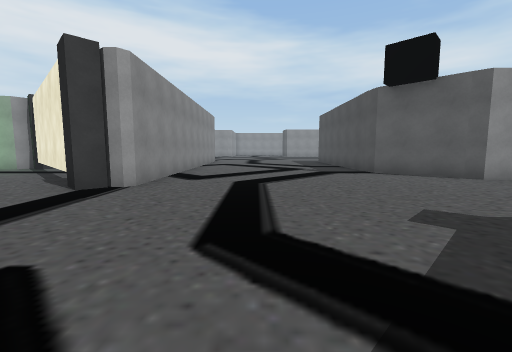
view 1 (above)

13 first-person views from a walk through a Unity game level. The camera is 1.4 m above the floor, tilts 6° down and sees 90° across. The floor is counted in squares, 2 m on a side. Each view is taken from the middle of a square. On the plan, view 1 faces up. The plan holds only what a view shows up to about 9 squares ahead; the rest is blank. The place goes on beyond the plan. Some surface patterns are stand-ins.

view 2
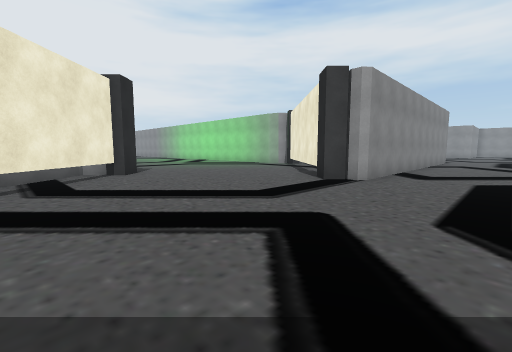

view 3
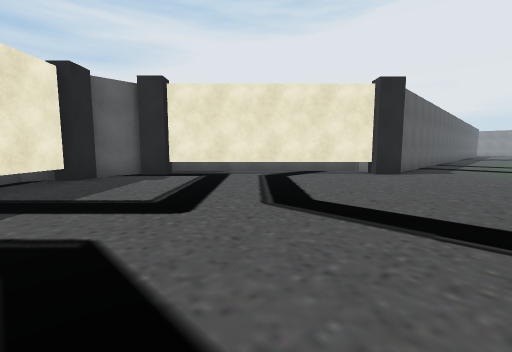

view 4
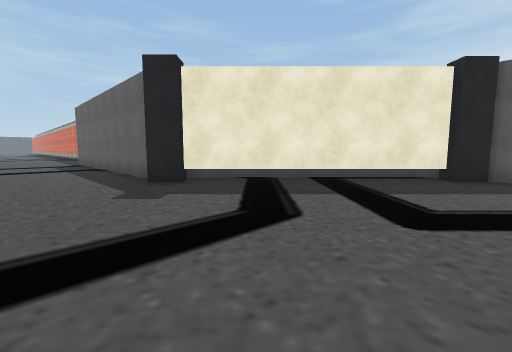

view 5
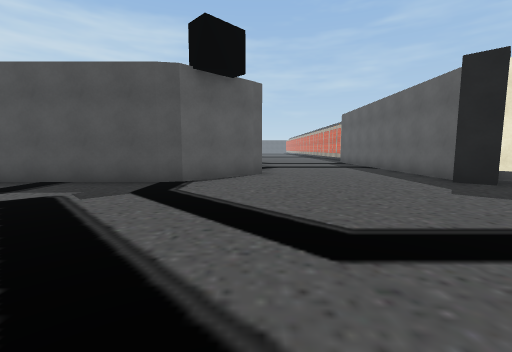

view 6
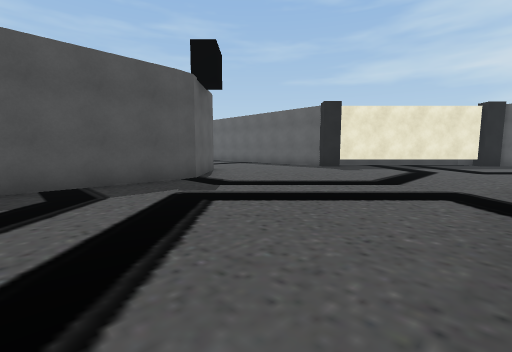

view 7
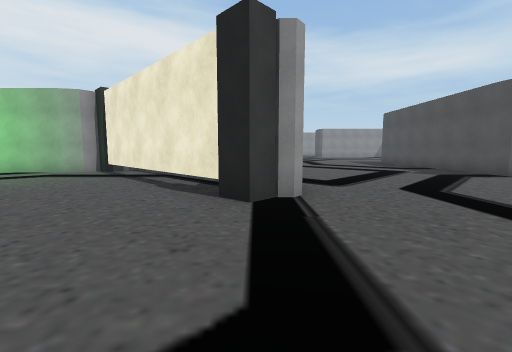

view 8
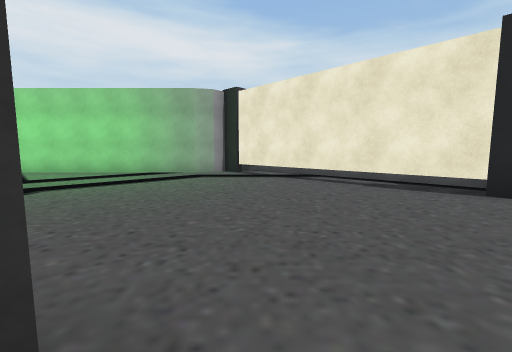

view 9
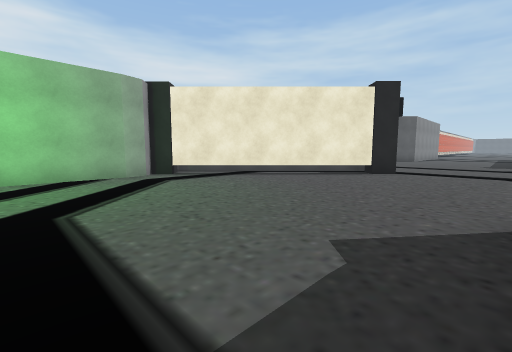

view 10
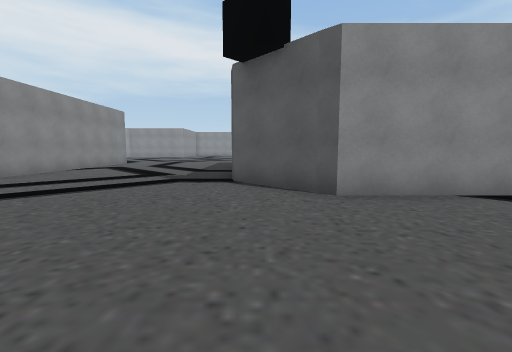

view 11
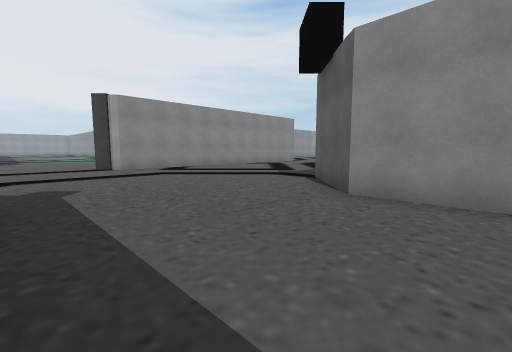

view 12
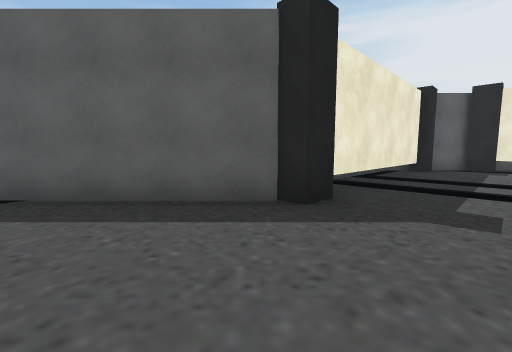

view 13
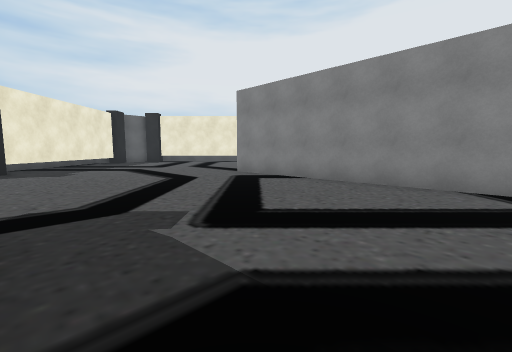

### Floor plan
Points are (right, up) in squares from view 1. A wall is a line through its corners. A room is listed if a view was taken in it or the views show most of it. See-through windows are left out.
Room 1 (views 1, 2, 3, 4, 5, 6, 7, 8, 9, 10, 11, 12, 13)
walls: (-10.5, 1.5) (-8.5, 1.5); (-7.8, 1.9) (-7.3, 1.4) (-7.7, 1); (-7.6, 1.2) (-3.4, -3); (-8.8, 8.7) (-14.1, 8.7); (-7.2, 9.1) (-7.6, 8.7); (-3.5, 4.8) (-3.2, 5.1); (-3.3, -2.7) (-2.7, -3.2); (-2.6, 4.8) (-3, 4.4) (-7.9, 9.3) (-8.3, 8.8) (-8.9, 8.7); (-3, -3.4) (-1.8, -3.4) (-1.2, -2.7) (-1, -2.9) (3.1, 1.1) (2.9, 1.3) (3.4, 1.8) (3.7, 1.5) (7.5, 1.5); (-2.3, 11.1) (-2.3, 4.8); (3.4, 8) (3.4, 11.5); (7.5, 5.8) (5.2, 5.8) (3.5, 7.6) (3.4, 8.2)
low walls: (-8.1, 1.1) (-8.1, 0.5) (-4.2, -3.4) (-3.6, -3.4); (-2.8, 5.5) (-7, 9.6); (-1, -3.4) (-0.3, -3.4) (1.6, -1.5); (1.7, -1.4) (3.6, 0.5)

Positions as (right, up) in squares from view 1, and headings:
1: (0, 0), facing up
2: (0, -1), facing up-left
3: (0, 4), facing down-left
4: (-2, 4), facing down-right
5: (-2, 6), facing right
6: (-2, 11), facing down-right
7: (-3, 1), facing up
8: (-7, 1), facing up
9: (-11, 2), facing up-right
10: (4, 2), facing up
11: (7, 2), facing up-left
12: (4, 5), facing down
13: (3, 11), facing down-left
